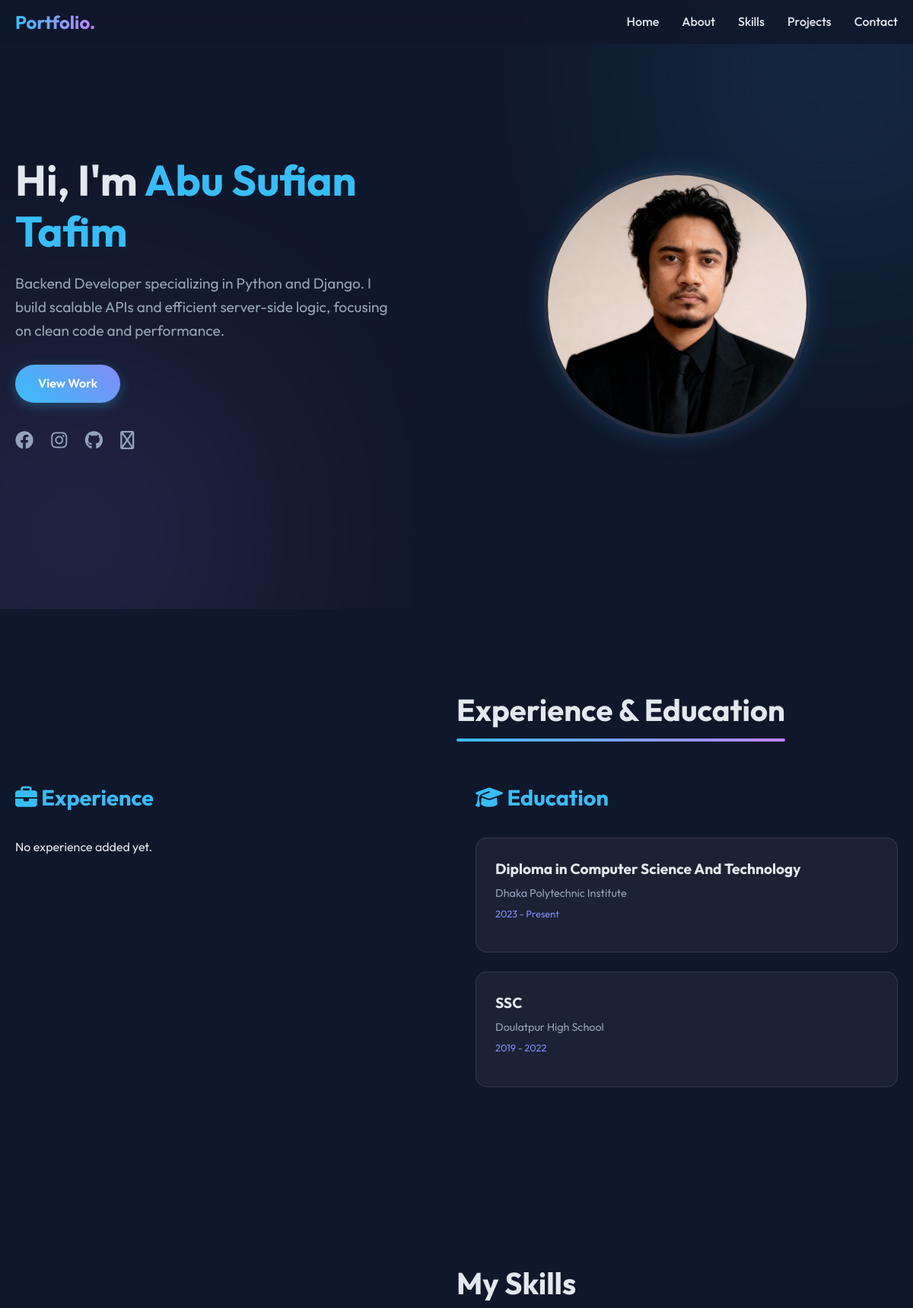
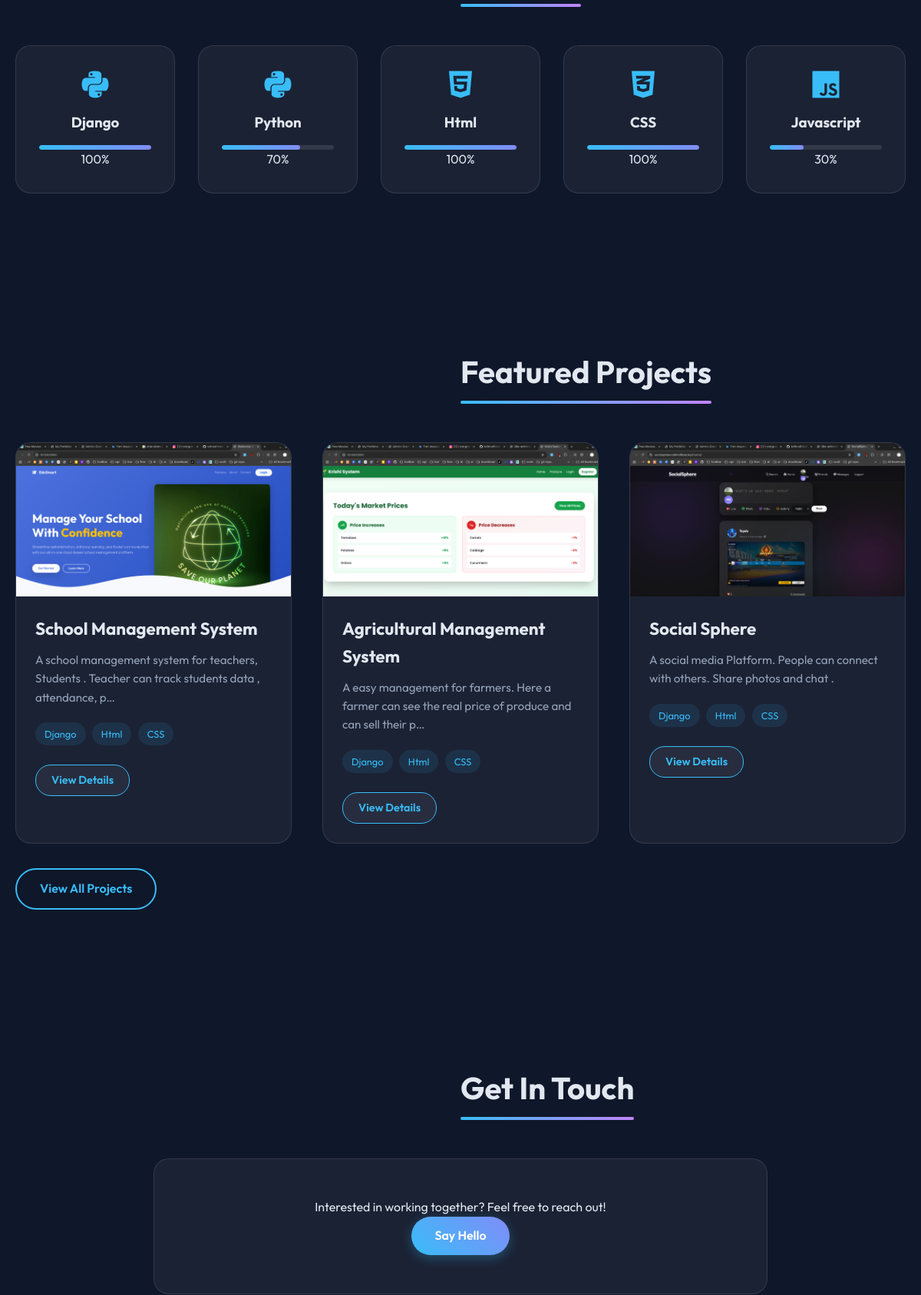
The page / (upper part) on the database its author committed (2 pictures, top to bottom).
### portfolio/models.py (models this page shows, shortened)
class Profile(models.Model):
    name = models.CharField(max_length=100)
    bio = models.TextField()
    profile_image = models.ImageField(upload_to='profile/', blank=True, null=True)
    resume = models.FileField(upload_to='resume/', blank=True, null=True)
    created_at = models.DateTimeField(auto_now_add=True)

class SocialLink(models.Model):
    platform = models.CharField(max_length=50)
    url = models.URLField()
    icon_class = models.CharField(max_length=100, help_text="FontAwesome or RemixIcon class")

class Education(models.Model):
    degree = models.CharField(max_length=100)
    institution = models.CharField(max_length=100)
    start_date = models.DateField()
    end_date = models.DateField(null=True, blank=True)
    description = models.TextField(blank=True)

class Skill(models.Model):
    name = models.CharField(max_length=50)
    proficiency = models.IntegerField(validators=[MinValueValidator(0), MaxValueValidator(100)])
    icon_class = models.CharField(max_length=100, help_text="FontAwesome or RemixIcon class", blank=True)
    image = models.ImageField(upload_to='skills/', blank=True, null=True)

class Project(models.Model):
    title = models.CharField(max_length=200)
    description = models.TextField()
    image = models.ImageField(upload_to='projects/')
    github_link = models.URLField(blank=True)
    live_link = models.URLField(blank=True)
    technologies = models.ManyToManyField(Skill, blank=True)
    featured = models.BooleanField(default=False)
    created_at = models.DateTimeField(auto_now_add=True)

### portfolio/views.py (the view)
# urls.py: 2. Add a URL to urlpatterns:  path('', views.home, name='home')
def home(request):
    context = {
        'profile': Profile.objects.first(),
        'skills': Skill.objects.all(),
        'featured_projects': Project.objects.filter(featured=True),
        'projects': Project.objects.all(),
        'experiences': Experience.objects.all().order_by('-start_date'),
        'education': Education.objects.all().order_by('-start_date'),
        'social_links': SocialLink.objects.all(),
    }
    return render(request, 'portfolio/home.html', context)

### portfolio/templates/portfolio/home.html (shortened to what this page needs)
{% extends 'portfolio/base.html' %}
{% load static %}
{% block content %}
<section id="home" class="hero">
    <div class="container hero-content">
        <div class="hero-text" data-aos="fade-right">
            <h1>Hi, I'm <span>{{ profile.name|default:"Developer" }}</span></h1>
            <p>{{ profile.bio|default:"Welcome to my portfolio. I build things for the web." }}</p>
            <div class="hero-btns">
                <a href="#projects" class="btn btn-primary">View Work</a>
            </div>
            <div class="hero-socials">
                {% for link in social_links %}
                <a href="{{ link.url }}" target="_blank"><i class="{{ link.icon_class }}"></i></a>
                {% endfor %}
            </div>
        </div>
        <div class="hero-img" data-aos="fade-left">
            {% if profile.profile_image %}
            <img src="{{ profile.profile_image.url }}" alt="{{ profile.name }}">
            {% else %}
            <div class="placeholder-img"></div>
            {% endif %}
        </div>
    </div>
</section>
<section id="about" class="about-section">
    <div class="container">
        <h2 class="section-title" data-aos="fade-up">Experience & Education</h2>
        <div class="timeline">
            <div class="timeline-column" data-aos="fade-up" data-aos-delay="100">
                <h3><i class="fas fa-briefcase"></i> Experience</h3>
                {% for exp in experiences %}
                <div class="timeline-item">
                    <h4>{{ exp.role }}</h4>
                    <span class="company">{{ exp.company }}</span>
                    <span class="date">{{ exp.start_date|date:"M Y" }} - {% if exp.is_current %}Present{% else %}{{ exp.end_date|date:"M Y" }}{% endif %}</span>
                    <p>{{ exp.description }}</p>
                </div>
                {% empty %}
                <p>No experience added yet.</p>
                {% endfor %}
            </div>
            <div class="timeline-column" data-aos="fade-up" data-aos-delay="200">
                <h3><i class="fas fa-graduation-cap"></i> Education</h3>
                {% for edu in education %}
                <div class="timeline-item">
                    <h4>{{ edu.degree }}</h4>
                    <span class="institution">{{ edu.institution }}</span>
                    <span class="date">{{ edu.start_date|date:"Y" }} - {% if edu.end_date %}{{ edu.end_date|date:"Y" }}{% else %}Present{% endif %}</span>
                </div>
                {% empty %}
                <p>No education added yet.</p>
                {% endfor %}
            </div>
        </div>
    </div>
</section>
<section id="skills" class="skills-section">
    <div class="container">
        <h2 class="section-title" data-aos="fade-up">My Skills</h2>
        <div class="skills-grid">
            {% for skill in skills %}
            <div class="skill-card" data-aos="zoom-in" data-aos-delay="{{ forloop.counter }}00">
                {% if skill.icon_class %}
                <i class="{{ skill.icon_class }}"></i>
                {% endif %}
                <h3>{{ skill.name }}</h3>
                <div class="progress-bar">
                    <div class="progress" style="width: {{ skill.proficiency }}%;"></div>
                </div>
                <span>{{ skill.proficiency }}%</span>
            </div>
            {% empty %}
            <p>No skills added yet.</p>
            {% endfor %}
        </div>
    </div>
</section>
<section id="projects" class="projects-section">
    <div class="container">
        <h2 class="section-title" data-aos="fade-up">Featured Projects</h2>
        <div class="projects-grid">
            {% for project in featured_projects %}
            <div class="project-card" data-aos="fade-up">
                <div class="project-img">
                    <img src="{{ project.image.url }}" alt="{{ project.title }}">
                </div>
                <div class="project-info">
                    <h3>{{ project.title }}</h3>
                    <p>{{ project.description|truncatechars:100 }}</p>
                    <div class="project-tech">
                        {% for tech in project.technologies.all|slice:":3" %}
                        <span>{{ tech.name }}</span>
                        {% endfor %}
                    </div>
                    <a href="{% url 'project_detail' project.pk %}" class="btn btn-sm">View Details</a>
                </div>
            </div>
            {% empty %}
            <p>No featured projects yet.</p>
            {% endfor %}
        </div>
        <div class="text-center" style="margin-top: 2rem;">
            <a href="{% url 'public_project_list' %}" class="btn btn-secondary">View All Projects</a>
        </div>
    </div>
</section>
<section id="contact" class="contact-section">
    <div class="container">
        <h2 class="section-title" data-aos="fade-up">Get In Touch</h2>
        <div class="contact-content" data-aos="fade-up">
            <p>Interested in working together? Feel free to reach out!</p>
            <a href="mailto:tafimo@gmail.com" class="btn btn-primary">Say Hello</a>
        </div>
    </div>
</section>
{% endblock %}

### rows shown on the page
Profile: name "Abu Sufian Tafim", bio "Backend Developer specializing in Python and Django. I build scalable APIs and efficient server-side logic, focusing on clean code and performance.", profile_image (picture)
Education: degree "Diploma in Computer Science And Technology", institution "Dhaka Polytechnic Institute", start_date "2023", shows "Present"
Education: degree "SSC", institution "Doulatpur High School", start_date "2019", end_date "2022"
Skill: name "Django", proficiency "100"
Skill: name "Python", proficiency "70"
Skill: name "Html", proficiency "100"
Skill: name "CSS", proficiency "100"
Skill: name "Javascript", proficiency "30"
Project: image (picture), title "School Management System", description "A school management system for teachers, Students . Teacher can track students data , attendance, p…"
Project: image (picture), title "Agricultural Management System", description "A easy management for farmers. Here a farmer can see the real price of produce and can sell their p…"
Project: image (picture), title "Social Sphere", description "A social media Platform. People can connect with others. Share photos and chat ."
